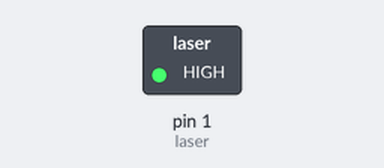
A sketch run on a simulated Arduino Uno, built with avr-gcc and run on an emulated ATmega328P. Parts: switched loads named in the sketch (green lamp = pin HIGH).

Above: at 6.1 s.
At 33.5 s:
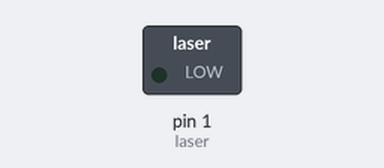
Timing chart, 0 to 46.0 s (numbered marks = the images above):
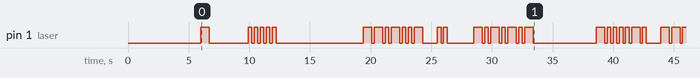

The sketch:

morse_code_transmitter.ino
```cpp
int laser = 1;
char texte[] = "the quick brown fox jumps over the lazy dog"; //message a envoyer
char texteAenvoyer[4];
static String tabAlphabet[] = {"a","b", "c", "d", "e", "f", "g", "h",
                                "i", "j", "k", "l", "m", "n", "o", "p", "q",
                                 "r", "s", "t", "u", "v", "w", "x", "y", "z", " "
                             };
static String tabMorse[] = {"._!!","_...", "_._.", "_..!", ".!!!", ".._.", "__.!", "....",
                             "..!!", ".___", "_._!", "._..", "__!!", "_.!!", "___!", ".__.", "__._",
                             "._.!", "...!", "_!!!", ".._!", "..._", ".__!", "_.._", "_.__", "__..", "!!!!"
                             };
void setup() {
  // put your setup code here, to run once:
 pinMode(laser,OUTPUT);
 digitalWrite(laser,LOW);
 delay(6000);
}
void loop() {
  // put your main code here, to run repeatedly:
int i;
int y;
String texteMorse;
int taille=((sizeof(texte))/(sizeof(char)));

for (i=0;i<taille;i++)
{
  texteMorse=morseOutput(texte[i]);

  for(y=0;y<4;y++)
  {
  texteAenvoyer[y]=texteMorse.charAt(y);
  envoi(texteAenvoyer[y]);
  }
}
delay(10000); //fin de transmission
}
void envoi(char carac)
{
  int i;
  Serial.println("fonction envoi");
    if(carac=='.')
    {
       digitalWrite(laser,HIGH);
       Serial.println('.');
       delay(300);
       digitalWrite(laser,LOW);
       delay(200);
    }
    if(carac=='_')
    {
       digitalWrite(laser,HIGH);
       Serial.println('_');
       delay(700);
       digitalWrite(laser,LOW);
       delay(200);
    }
    if(carac=='!')
    {
       digitalWrite(laser,LOW);
       Serial.println('!');
       delay(1000);
    }
 }
String morseOutput(char myMessage){
  int j = 0;

  while (tabAlphabet[j] != " ")
  {
    if (tabAlphabet[j].charAt(0) == myMessage)
    {
      return tabMorse[j];
    }
    j++;
    if (tabAlphabet[j] == " ")
    {
      //Serial.print("!!!!");
      return("!!!!");
    }
  }
}
```

Measured:
- by itself, pin 1 (laser): LOW → HIGH at 6.0 s, → LOW 0.70 s later, → HIGH 3.2 s later, → LOW 0.30 s later, … (63 changes in this stretch)
